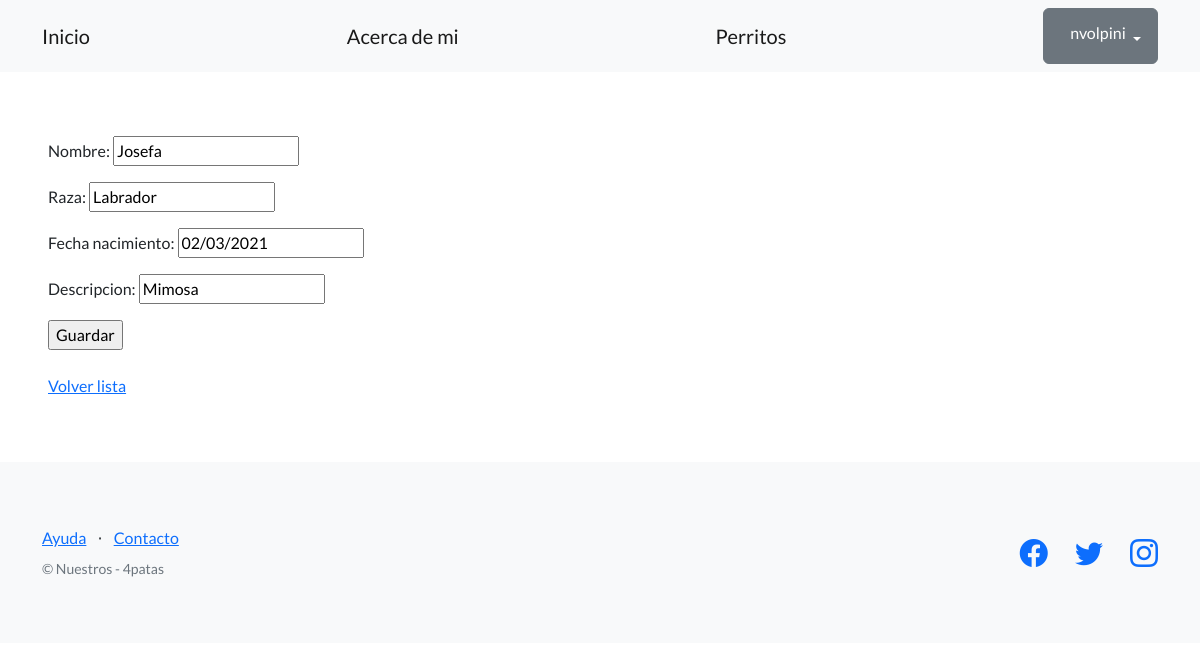
Page /pages/editar-perritos/9/ (signed in) on the committed database.
### app_blog/models.py (models this page shows, shortened)
class Perro(models.Model):
    nombre = models.CharField(max_length=64)
    raza =  models.CharField(max_length=64, blank=True)
    fecha_nacimiento = models.DateField(null=True)
    descripcion = models.CharField(max_length=256)
    creador = models.ForeignKey(User, on_delete=models.SET_NULL, null=True)#linea creador

### app_blog/views.py (the view)
# urls.py: path("editar-perritos/<int:pk>/", PerroUpdateView.as_view(), name="editar_perritos"),
class PerroUpdateView(LoginRequiredMixin, UpdateView):
    model = Perro
    template_name = "perrito_form.html"
    fields = ('nombre', 'raza', 'fecha_nacimiento', 'descripcion')
    success_url = reverse_lazy('mostrar_perritos')

### app_blog/templates/perrito_form.html (shortened to what this page needs)
{% extends "base.html" %}
{% block contenido %}
<form method="post">
    {{ form.as_p }}
    <input type="submit" value="Guardar" />
</form>
<br>
<a href="{% url 'mostrar_perritos' %}">Volver lista</a>
{% endblock contenido %}

### templates_base/base.html (shortened to what this page needs)
{% load static %}
<!DOCTYPE html>
<html lang="en">
    <head>
        <link href="https://cdn.jsdelivr.net/npm/bootstrap-icons@1.5.0/font/bootstrap-icons.css" rel="stylesheet" type="text/css" />
        <link href="{% static 'css/styles.css' %}" rel="stylesheet" />
    </head>
    <body>
        <nav class="navbar navbar-light bg-light static-top">
            <div class="container">
                <a class="navbar-brand" href="{% url 'inicio' %}">Inicio</a>
                <a class="navbar-brand" href="{% url 'acerca-de-mi' %}">Acerca de mi</a>
                <a class="navbar-brand" href="{% url 'mostrar_perritos' %}">Perritos</a>
                {% if user.is_authenticated %}
                <div class="dropdown">
                    <button class="btn btn-secondary dropdown-toggle" type="button" id="dropdownMenuButton1" data-bs-toggle="dropdown" aria-expanded="false">
                        <div style="display: inline-flex;">
                            <span>{{ user.username }}</span>
                        </div>
                    </button>
                </div>
                {% else %}
                <a class="btn btn-warning" href="{% url 'login' %}">Inicio sesión</a>
                <a class="btn btn-info" href="{% url 'registro' %}">Registro</a>
                {% endif %}
            </div>
        </nav>
        <section style="padding:4rem 3rem;">
            {% block contenido %}
            {% endblock contenido %}
        </section>
        <footer class="footer bg-light">
            <div class="container">
                <div class="row">
                    <div class="col-lg-6 h-100 text-center text-lg-start my-auto">
                        <ul class="list-inline mb-2">
                            <li class="list-inline-item"><a href="#!">Ayuda</a></li>
                            <li class="list-inline-item">⋅</li>
                            <li class="list-inline-item"><a href="#!">Contacto</a></li>
                        </ul>
                        <p class="text-muted small mb-4 mb-lg-0">&copy; Nuestros - 4patas </p>
                    </div>
                    <div class="col-lg-6 h-100 text-center text-lg-end my-auto">
                        <ul class="list-inline mb-0">
                            <li class="list-inline-item me-4">
                                <a href="https://www.facebook.com"><i class="bi-facebook fs-3"></i></a>
                            </li>
                            <li class="list-inline-item me-4">
                                <a href="https://twitter.com"><i class="bi-twitter fs-3"></i></a>
                            </li>
                            <li class="list-inline-item">
                                <a href="https://www.instagram.com"><i class="bi-instagram fs-3"></i></a>
                            </li>
                        </ul>
                    </div>
                </div>
            </div>
        </footer>
    </body>
</html>

### rows in the picture
Perro: nombre "Josefa", raza "Labrador", fecha_nacimiento "02/03/2021", descripcion "Mimosa"

### other values in the picture
{{ user.username }} "nvolpini"
